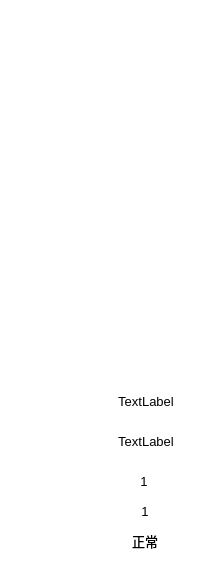
  <widget class="QFrame" name="frame_8">
   <property name="geometry">
    <rect>
     <x>1540</x>
     <y>1290</y>
     <width>211</width>
     <height>561</height>
    </rect>
   </property>
   <property name="styleSheet">
    <string notr="true">background: transparent; 
background-image: url(:/pic/blue_bg.png);
border:0px</string>
   </property>
   <property name="frameShape">
    <enum>QFrame::StyledPanel</enum>
   </property>
   <property name="frameShadow">
    <enum>QFrame::Raised</enum>
   </property>
   <widget class="QLabel" name="label_3">
    <property name="geometry">
     <rect>
      <x>1155</x>
      <y>113</y>
      <width>106</width>
      <height>26</height>
     </rect>
    </property>
    <property name="font">
     <font>
      <pointsize>15</pointsize>
     </font>
    </property>
    <property name="layoutDirection">
     <enum>Qt::LeftToRight</enum>
    </property>
    <property name="styleSheet">
     <string notr="true">color: rgb(255, 255, 255);
background-image: url(:/pic/smalltitle.png);</string>
    </property>
    <property name="text">
     <string>1#液压站</string>
    </property>
    <property name="alignment">
     <set>Qt::AlignCenter</set>
    </property>
   </widget>
   <widget class="SingleEmForm" name="sp_em_2_widget" native="true">
    <property name="geometry">
     <rect>
      <x>7</x>
      <y>113</y>
      <width>95</width>
      <height>230</height>
     </rect>
    </property>
   </widget>
   <widget class="QLabel" name="label_28">
    <property name="geometry">
     <rect>
      <x>20</x>
      <y>353</y>
      <width>73</width>
      <height>15</height>
     </rect>
    </property>
    <property name="font">
     <font>
      <pointsize>9</pointsize>
     </font>
    </property>
    <property name="styleSheet">
     <string notr="true">color: rgb(255, 255, 255);
background-image: url(:/pic/subtitle.png);</string>
    </property>
    <property name="text">
     <string>2#刮板机</string>
    </property>
    <property name="alignment">
     <set>Qt::AlignCenter</set>
    </property>
   </widget>
   <widget class="QLabel" name="label_29">
    <property name="geometry">
     <rect>
      <x>17</x>
      <y>83</y>
      <width>73</width>
      <height>15</height>
     </rect>
    </property>
    <property name="font">
     <font>
      <pointsize>9</pointsize>
     </font>
    </property>
    <property name="styleSheet">
     <string notr="true">color: rgb(255, 255, 255);
background-image: url(:/pic/subtitle.png);</string>
    </property>
    <property name="text">
     <string>2#刮板电机</string>
    </property>
    <property name="alignment">
     <set>Qt::AlignCenter</set>
    </property>
   </widget>
   <widget class="QLabel" name="label_30">
    <property name="geometry">
     <rect>
      <x>117</x>
      <y>83</y>
      <width>73</width>
      <height>15</height>
     </rect>
    </property>
    <property name="font">
     <font>
      <pointsize>9</pointsize>
     </font>
    </property>
    <property name="styleSheet">
     <string notr="true">color: rgb(255, 255, 255);
background-image: url(:/pic/subtitle.png);</string>
    </property>
    <property name="text">
     <string>3#刮板电机</string>
    </property>
    <property name="alignment">
     <set>Qt::AlignCenter</set>
    </property>
   </widget>
   <widget class="QLabel" name="label_31">
    <property name="geometry">
     <rect>
      <x>120</x>
      <y>353</y>
      <width>73</width>
      <height>15</height>
     </rect>
    </property>
    <property name="font">
     <font>
      <pointsize>9</pointsize>
     </font>
    </property>
    <property name="styleSheet">
     <string notr="true">color: rgb(255, 255, 255);
background-image: url(:/pic/subtitle.png);</string>
    </property>
    <property name="text">
     <string>3#刮板机</string>
    </property>
    <property name="alignment">
     <set>Qt::AlignCenter</set>
    </property>
   </widget>
   <widget class="SingleEmForm" name="sp_em_3_widget" native="true">
    <property name="geometry">
     <rect>
      <x>107</x>
      <y>113</y>
      <width>95</width>
      <height>230</height>
     </rect>
    </property>
   </widget>
   <widget class="QLabel" name="label_18">
    <property name="geometry">
     <rect>
      <x>50</x>
      <y>20</y>
      <width>106</width>
      <height>26</height>
     </rect>
    </property>
    <property name="font">
     <font>
      <pointsize>15</pointsize>
     </font>
    </property>
    <property name="layoutDirection">
     <enum>Qt::LeftToRight</enum>
    </property>
    <property name="styleSheet">
     <string notr="true">color: rgb(255, 255, 255);
background-image: url(:/pic/smalltitle.png);</string>
    </property>
    <property name="text">
     <string>3#液压站</string>
    </property>
    <property name="alignment">
     <set>Qt::AlignCenter</set>
    </property>
   </widget>
   <widget class="QLabel" name="label_98">
    <property name="geometry">
     <rect>
      <x>37</x>
      <y>500</y>
      <width>72</width>
      <height>22</height>
     </rect>
    </property>
    <property name="font">
     <font>
      <pointsize>10</pointsize>
     </font>
    </property>
    <property name="styleSheet">
     <string notr="true">color: rgb(255, 255, 255);
background-image: url(:/pic/field_bg.png);</string>
    </property>
    <property name="text">
     <string>油箱液位</string>
    </property>
    <property name="alignment">
     <set>Qt::AlignCenter</set>
    </property>
   </widget>
   <widget class="QLabel" name="label_99">
    <property name="geometry">
     <rect>
      <x>36</x>
      <y>470</y>
      <width>72</width>
      <height>22</height>
     </rect>
    </property>
    <property name="font">
     <font>
      <pointsize>10</pointsize>
     </font>
    </property>
    <property name="styleSheet">
     <string notr="true">color: rgb(255, 255, 255);
background-image: url(:/pic/field_bg.png);</string>
    </property>
    <property name="text">
     <string>油箱温度</string>
    </property>
    <property name="alignment">
     <set>Qt::AlignCenter</set>
    </property>
   </widget>
   <widget class="QLabel" name="LS_3_TEMP_label">
    <property name="geometry">
     <rect>
      <x>108</x>
      <y>470</y>
      <width>72</width>
      <height>22</height>
     </rect>
    </property>
    <property name="font">
     <font>
      <pointsize>10</pointsize>
     </font>
    </property>
    <property name="styleSheet">
     <string notr="true">background-image: url(:/pic/white_bg.png);</string>
    </property>
    <property name="text">
     <string>1</string>
    </property>
    <property name="alignment">
     <set>Qt::AlignCenter</set>
    </property>
   </widget>
   <widget class="QLabel" name="LS_3_LEVEL_label">
    <property name="geometry">
     <rect>
      <x>109</x>
      <y>500</y>
      <width>72</width>
      <height>22</height>
     </rect>
    </property>
    <property name="font">
     <font>
      <pointsize>10</pointsize>
     </font>
    </property>
    <property name="styleSheet">
     <string notr="true">background-image: url(:/pic/white_bg.png);</string>
    </property>
    <property name="text">
     <string>1</string>
    </property>
    <property name="alignment">
     <set>Qt::AlignCenter</set>
    </property>
   </widget>
   <widget class="QLabel" name="TM_2_PRESSURE_label">
    <property name="geometry">
     <rect>
      <x>110</x>
      <y>390</y>
      <width>72</width>
      <height>22</height>
     </rect>
    </property>
    <property name="font">
     <font>
      <pointsize>10</pointsize>
     </font>
    </property>
    <property name="styleSheet">
     <string notr="true">background-image: url(:/pic/white_bg.png);</string>
    </property>
    <property name="text">
     <string>TextLabel</string>
    </property>
    <property name="alignment">
     <set>Qt::AlignCenter</set>
    </property>
   </widget>
   <widget class="QLabel" name="label_104">
    <property name="geometry">
     <rect>
      <x>38</x>
      <y>390</y>
      <width>72</width>
      <height>22</height>
     </rect>
    </property>
    <property name="font">
     <font>
      <pointsize>10</pointsize>
     </font>
    </property>
    <property name="styleSheet">
     <string notr="true">color: rgb(255, 255, 255);
background-image: url(:/pic/field_bg.png);</string>
    </property>
    <property name="text">
     <string>2#刮板压力</string>
    </property>
    <property name="alignment">
     <set>Qt::AlignCenter</set>
    </property>
   </widget>
   <widget class="QLabel" name="TM_3_PRESSURE_label">
    <property name="geometry">
     <rect>
      <x>110</x>
      <y>430</y>
      <width>72</width>
      <height>22</height>
     </rect>
    </property>
    <property name="font">
     <font>
      <pointsize>10</pointsize>
     </font>
    </property>
    <property name="styleSheet">
     <string notr="true">background-image: url(:/pic/white_bg.png);</string>
    </property>
    <property name="text">
     <string>TextLabel</string>
    </property>
    <property name="alignment">
     <set>Qt::AlignCenter</set>
    </property>
   </widget>
   <widget class="QLabel" name="label_105">
    <property name="geometry">
     <rect>
      <x>38</x>
      <y>430</y>
      <width>72</width>
      <height>22</height>
     </rect>
    </property>
    <property name="font">
     <font>
      <pointsize>10</pointsize>
     </font>
    </property>
    <property name="styleSheet">
     <string notr="true">color: rgb(255, 255, 255);
background-image: url(:/pic/field_bg.png);</string>
    </property>
    <property name="text">
     <string>3#刮板压力</string>
    </property>
    <property name="alignment">
     <set>Qt::AlignCenter</set>
    </property>
   </widget>
   <widget class="QLabel" name="LS_3_OL_label">
    <property name="geometry">
     <rect>
      <x>109</x>
      <y>530</y>
      <width>72</width>
      <height>22</height>
     </rect>
    </property>
    <property name="font">
     <font>
      <pointsize>10</pointsize>
     </font>
    </property>
    <property name="styleSheet">
     <string notr="true">background-image: url(:/pic/white_bg.png);</string>
    </property>
    <property name="text">
     <string>正常</string>
    </property>
    <property name="alignment">
     <set>Qt::AlignCenter</set>
    </property>
   </widget>
   <widget class="QLabel" name="label_108">
    <property name="geometry">
     <rect>
      <x>37</x>
      <y>530</y>
      <width>72</width>
      <height>22</height>
     </rect>
    </property>
    <property name="font">
     <font>
      <pointsize>10</pointsize>
     </font>
    </property>
    <property name="styleSheet">
     <string notr="true">color: rgb(255, 255, 255);
background-image: url(:/pic/field_bg.png);</string>
    </property>
    <property name="text">
     <string>油箱状态</string>
    </property>
    <property name="alignment">
     <set>Qt::AlignCenter</set>
    </property>
   </widget>
  </widget>
